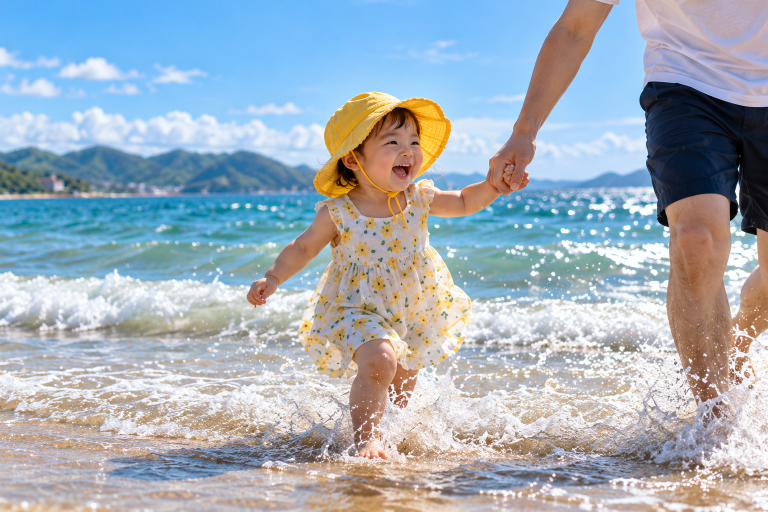
#> input picture scripts/fixtures/treasure-assets/sea-child.png, 1536 x 1024 px (shown at 1/2 size)
$ python -i render.py   (imports and definitions only)
#> lines starting #> are read from the running program, lines starting #| are printed output that depends on the picture
#!/usr/bin/env python3
"""Local brand-film compositor. Reads only declared brand/demo assets and shots.

No Home scan, models, credentials, public upload, or third-party music.
Requires Pillow/numpy, ffmpeg, and macOS Tingting for the local scratch voice.
"""
from __future__ import annotations

import argparse
import concurrent.futures
import hashlib
import json
import math
from pathlib import Path
import subprocess
import wave

import numpy as np
from PIL import Image, ImageDraw, ImageFilter, ImageFont, ImageOps

REPO = Path(__file__).resolve().parents[2]
W, H, FPS = 1920, 1080, 25
CREAM = "#fff9ee"
INK = "#153d35"
GREEN = "#00b88a"
ORANGE = "#ff8429"
MUTED = "#667b6d"
FONT = "/System/Library/Fonts/STHeiti Medium.ttc"
LIGHT = "/System/Library/Fonts/STHeiti Light.ttc"
EN = "/System/Library/Fonts/Avenir Next.ttc"
PHOTO = REPO / "scripts/fixtures/treasure-assets/sea-child.png"
LOGO = REPO / "src/assets/jiaho-boot-logo.png"


# [7 lines left out: function run, not called in this run]


def font(size, light=False, english=False):
    return ImageFont.truetype(EN if english else LIGHT if light else FONT, size)


# [76 lines left out: functions wrap, text, fitted, bg, screenshot_card, footer, not called in this run]


def render_plate(scene, out):
    kind = scene["kind"]
    dark = kind in {"opening", "photo", "vision"}
    canvas = bg(dark)
    draw = ImageDraw.Draw(canvas)
    fg = "#fff9ee" if dark else INK
    if kind in {"opening", "photo"}:
        full = ImageOps.fit(Image.open(PHOTO).convert("RGB"), (W, H), Image.Resampling.LANCZOS, centering=(.55, .42))
        xs = np.linspace(0, 1, W)
        alpha = np.clip(225 - xs * 100, 110, 225).astype(np.uint8)
        overlay = Image.new("RGBA", (W, H), (9, 33, 28))
        overlay.putalpha(Image.fromarray(np.repeat(alpha[None, :], H, axis=0)))
        canvas = Image.alpha_composite(full.convert("RGBA"), overlay).convert("RGB")
        draw = ImageDraw.Draw(canvas)
    text(draw, "JIAHO / HOME AI HUB", (96, 48), 25, "#e0e8d9" if dark else MUTED, english=True)
    text(draw, f"{scene.get('number',int(scene['id'][:2])):02d} / {scene.get('count',15)}", (1725, 48), 23, "#e0e8d9" if dark else MUTED, english=True)
    text(draw, scene["chapter"], (96, 117), 24, ORANGE)

    if kind in {"brand", "end"}:
        mark = Image.open(LOGO).convert("RGB").resize((650, 650), Image.Resampling.LANCZOS)
        canvas.paste(mark, (100, 190))
        draw = ImageDraw.Draw(canvas)
        fitted(draw, scene["title"], (850, 285 if kind == "end" else 330), 78, INK, 940)
        text(draw, scene["sub"], (855, 725 if kind == "end" else 675), 29, MUTED)
        draw.line((855, 810, 970, 810), fill=ORANGE, width=5)
    elif kind == "opening":
        text(draw, scene["title"], (96, 330), 96, fg, line_height=135)
        text(draw, scene["sub"], (103, 675), 32, "#e7ece1", width=1050, light=True)
    elif kind == "duo":
        fitted(draw, scene["title"], (96, 280), 76, fg, 520)
        text(draw, scene["sub"], (100, 620), 28, MUTED, width=470, light=True)
        screenshot_card(canvas, out / "screens" / scene["screens"][0], (680, 200, 1060, 520))
        screenshot_card(canvas, out / "screens" / scene["screens"][1], (830, 465, 1030, 470))
    elif kind in {"split", "photo", "vision"}:
        fitted(draw, scene["title"], (96, 300), 72, fg, 530)
        text(draw, scene["sub"], (102, 650), 28, "#d0dfd0" if dark else MUTED, width=450, light=True)
        draw.line((102, 810, 200, 810), fill=ORANGE, width=5)
        screenshot_card(canvas, out / "screens" / scene["screens"][0], (640, 190, 1200, 720))
        if kind == "vision":
            draw = ImageDraw.Draw(canvas)
            draw.rounded_rectangle((96, 195, 410, 245), 6, fill=ORANGE)
            text(draw, "产品愿景 · 非当前承诺", (112, 205), 23, INK)
    else:
        fitted(draw, scene["title"], (96, 165), 67, fg, 1710, 1)
        text(draw, scene["sub"], (100, 260), 26, MUTED, light=True)
        screenshot_card(canvas, out / "screens" / scene["screens"][0], (170, 325, 1580, 590))
        if len(scene.get("screens", [])) > 1:
            screenshot_card(canvas, out / "screens" / scene["screens"][1], (1370, 535, 470, 280))
    footer(canvas, scene, dark)
    target = out / "render" / (scene["id"] + ".png")
    canvas.save(target)
    return target


# [49 lines left out: functions voice, encode, score, not called in this run]


def timecode(seconds):
    ms = round(seconds * 1000)
    return f"{ms//3600000:02d}:{ms//60000%60:02d}:{ms//1000%60:02d},{ms%1000:03d}"


# [50 lines left out: functions contact_sheet, main, not called in this run]


# [2 lines not run here, left out]

>>> import cv2
>>> picture = cv2.imread('../fixtures/treasure-assets/sea-child.png', cv2.IMREAD_GRAYSCALE)
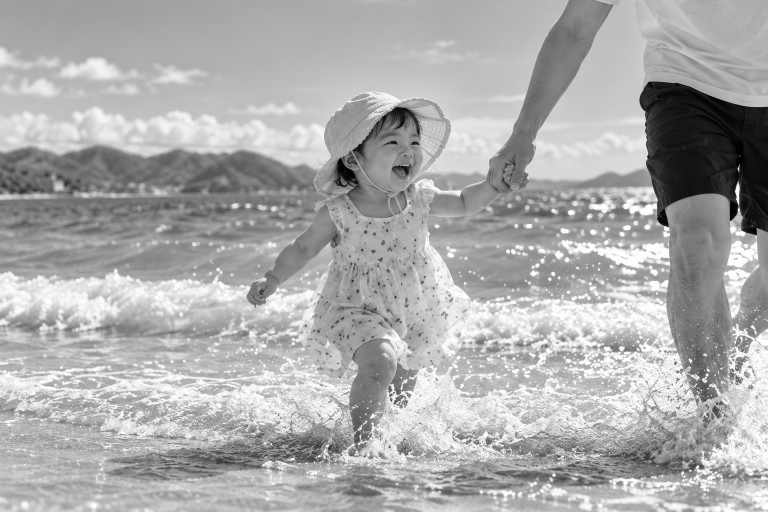
#> picture: shape (1024, 1536) (shown at 1/2 size); min 0, max 255, mean 171.2
>>> result = render_plate(picture, 'out.png')
#> (the run stopped early here; a loop or call above may not have finished)

$ run again, on scripts/fixtures/treasure-assets/growing-teen.png
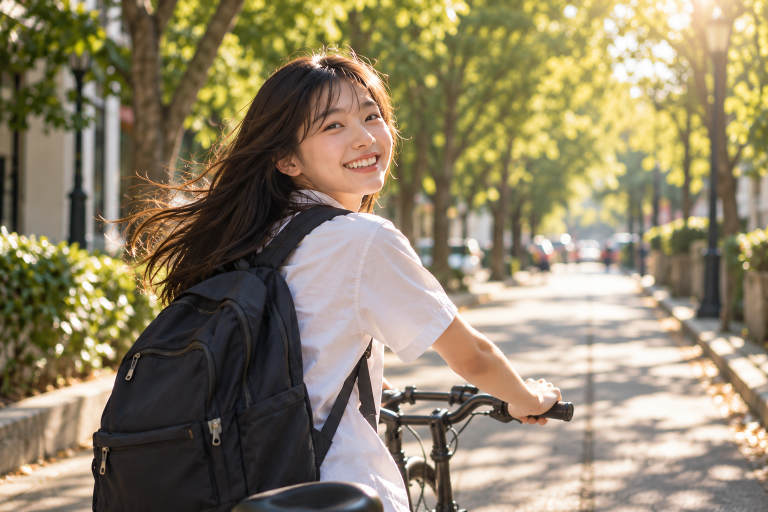
#> input picture scripts/fixtures/treasure-assets/growing-teen.png, 1536 x 1024 px (shown at 1/2 size)
#> `picture = cv2.imread('../fixtures/treasure-assets/sea-child.png', cv2...`:
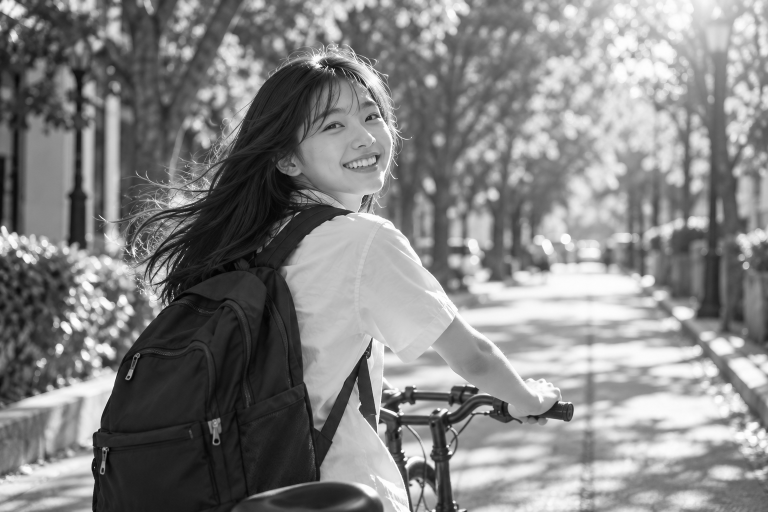
#> picture: shape (1024, 1536) (shown at 1/2 size); min 0, max 255, mean 132

$ run again, on scripts/fixtures/treasure-assets/newborn.png
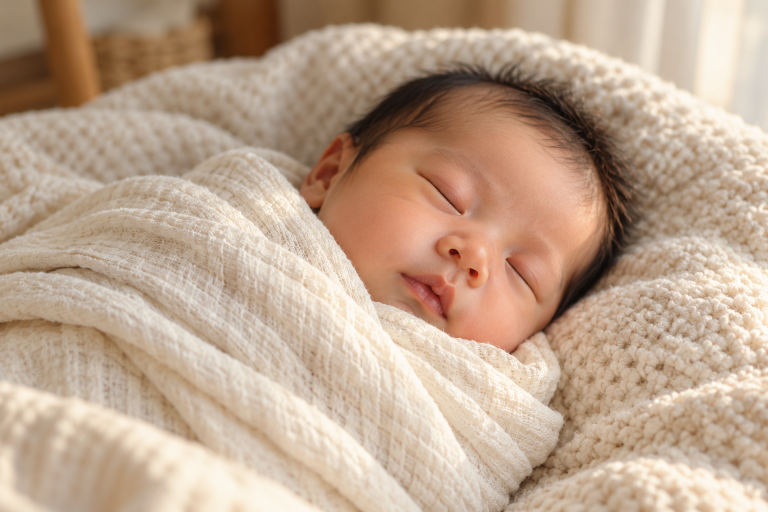
#> input picture scripts/fixtures/treasure-assets/newborn.png, 1536 x 1024 px (shown at 1/2 size)
#> `picture = cv2.imread('../fixtures/treasure-assets/sea-child.png', cv2...`:
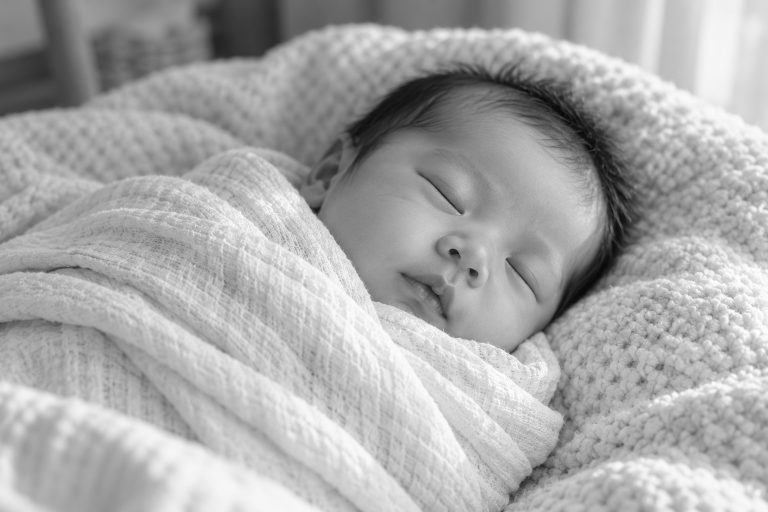
#> picture: shape (1024, 1536) (shown at 1/2 size); min 7, max 255, mean 168.9
